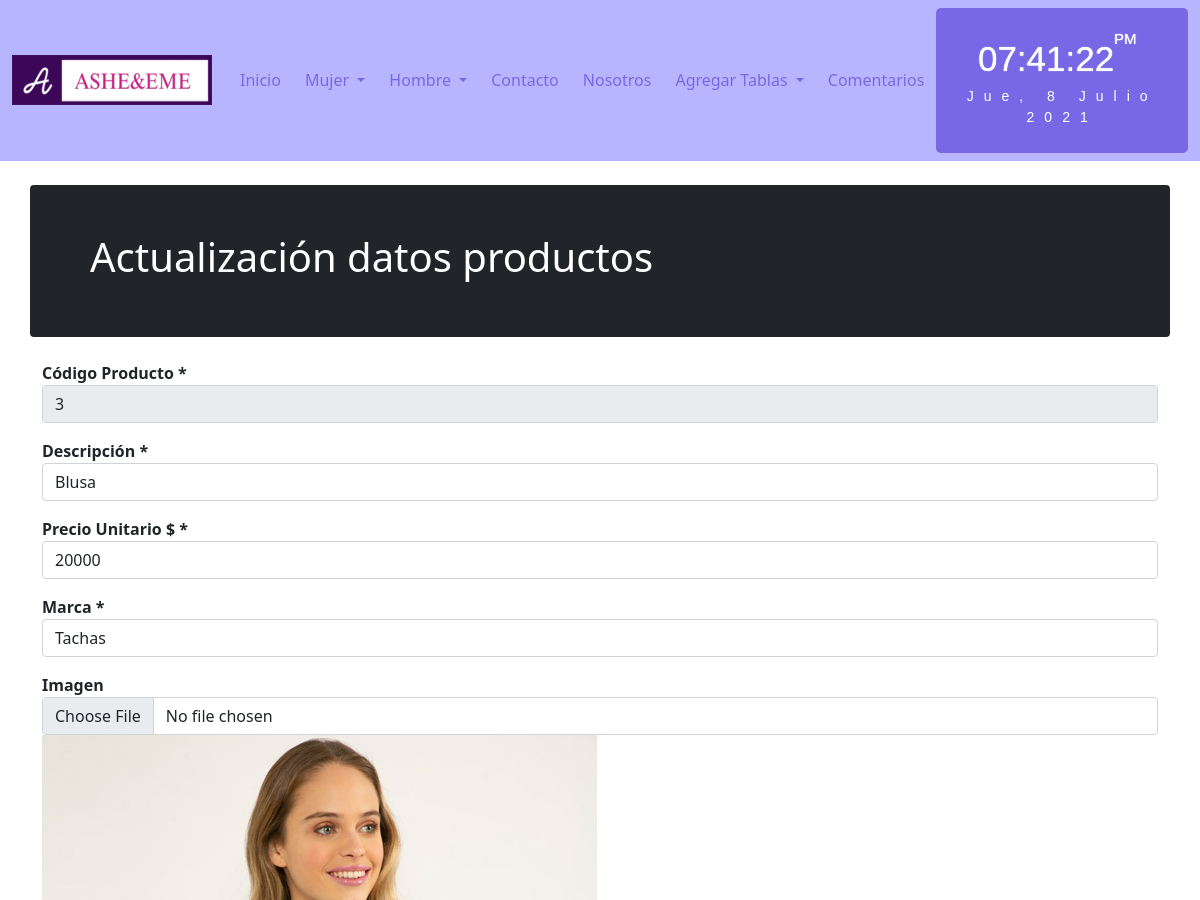
Page /product-update/3 (upper part) on the earlier database version.
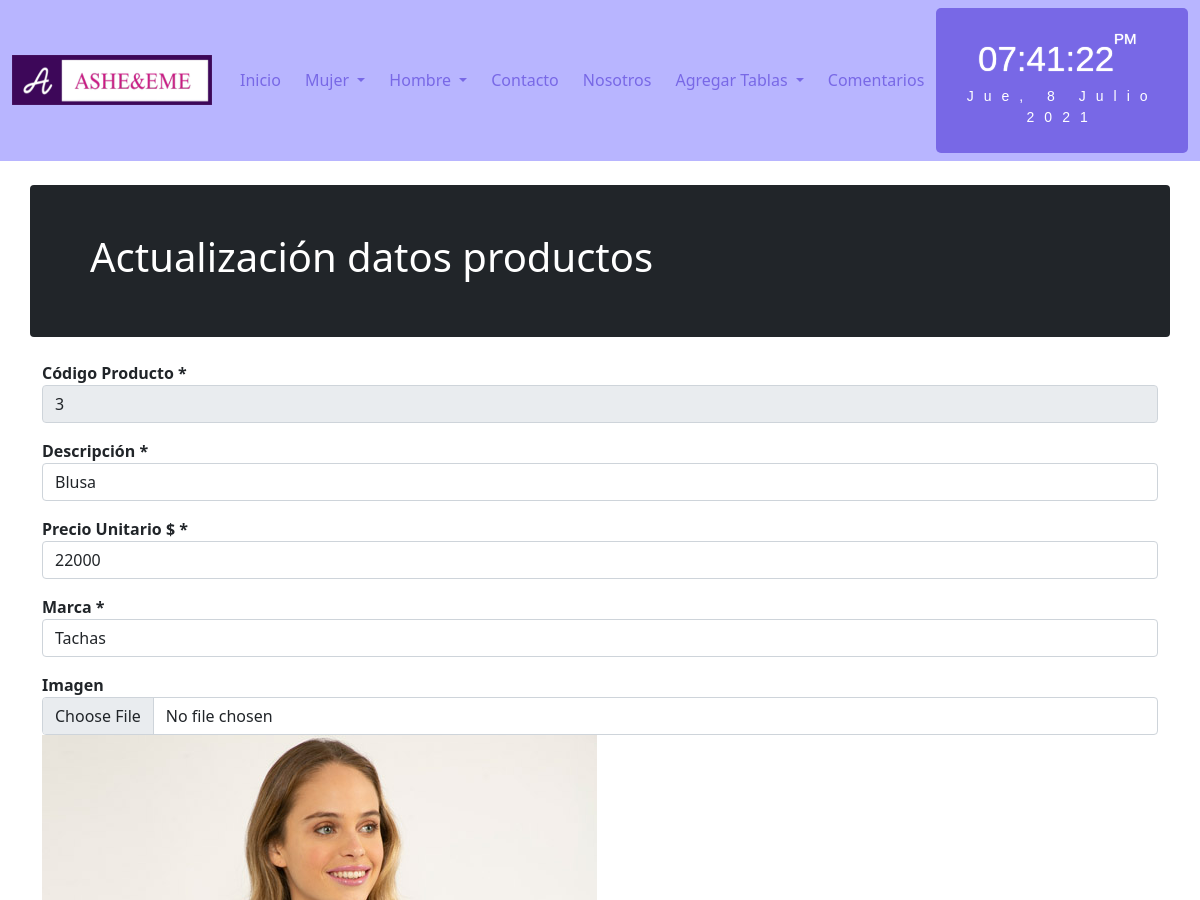
Same page on the later database version.
### asheeme/models.py (models this page shows, shortened)
class Producto(models.Model):
    idProducto = models.CharField(primary_key=True, max_length=10,verbose_name='Código')
    descripcion = models.CharField(max_length=100,verbose_name='Descripción')
    precio = models.IntegerField(verbose_name='Precio Unitario')
    marca = models.CharField(max_length=100,verbose_name='Marca')
    imagen = models.ImageField(verbose_name='Imagen',upload_to='productos',null=True,blank=True)
    tipo = models.ForeignKey(Tipo, on_delete=models.CASCADE)
    class Meta:
            verbose_name = 'producto'
            verbose_name_plural = 'productos'
            ordering = ["descripcion"]

### asheeme/views.py (the view, shortened to what this page needs)
# urls.py: path('product-update/<idProducto>', product_update, name='product-update'),
def product_update(request, idProducto):
    producto = Producto.objects.get(idProducto = idProducto)
    form = ProductoForm(instance = producto)
    return render(request,'asheeme/product-update.html',{'form':form})

### asheeme/forms.py
class ProductoForm(forms.ModelForm):
    class Meta:
        model = Producto
        fields = [
            'idProducto',
            'descripcion',
            'precio',
            'marca',
            'imagen',
            'tipo'
        ]
        labels = {
            'idProducto':'Código Producto',
            'descripcion':'Descripción',
            'precio':'Precio Unitario $',
            'marca':'Stock',
            'imagen':"Imagen",
            'tipo':'Tipo'
        }
        widgets = {
            'idProducto':forms.TextInput(attrs={'class':'form-control'}),
            'descripcion':forms.TextInput(attrs={'class':'form-control','type':'text'}),
            'precio':forms.TextInput(attrs={'class':'form-control','type':'number'}),
            'marca':forms.TextInput(attrs={'class':'form-control','type':'text'}),
            'imagen':forms.FileInput(attrs={'class':'form-control'}),
            'tipo':forms.Select(attrs={'class':'form-control'})
        }

### asheeme/models.py (called while the page is built)
    def __str__(self):
        return self.nombreTipo

### asheeme/templates/asheeme/product-update.html (shortened to what this page needs)
{% extends 'asheeme/base.html' %}
{% load static %}
{% block content %}
<div class="container">
    <div class="row bg-dark text-white rounded p-5 mt-4 mb-4">
        <h1>Actualización datos productos</h1>
    </div>
    <div class="row">
        <form action="" method="POST" id="formulario" enctype="multipart/form-data">
            <div class="form-group mb-3">
                <label class="fw-bold">Código Producto *</label>
                <div class="input-group">
                    {{form.idProducto}}
                </div>
            </div>
            <div class="form-group mb-3">
                <label class="fw-bold">Descripción *</label>
                <div class="input-group " >
                    {{form.descripcion}}
                </div>
            </div>
            <div class="form-group mb-3">
                <label class="fw-bold">Precio Unitario $ *</label>
                <div class="input-group">
                    {{form.precio}}
                </div>
            </div>
            <div class="form-group mb-3">
                <label class="fw-bold">Marca *</label>
                <div class="input-group">
                    {{form.marca}}
                </div>
            </div>
            <div class="form-group mb-3">
                <label class="fw-bold">Imagen</label>
                {{form.imagen}}
                {% if form.instance.imagen %}
                    <img class="img-producto-update" src="{{form.instance.imagen.url}}" alt="">
                {% endif %}
            </div>
        </form>
    </div>
</div>
{% endblock %}

Differences in the rows shown:
changed Producto "Blusa": precio "20000" → "22000"
